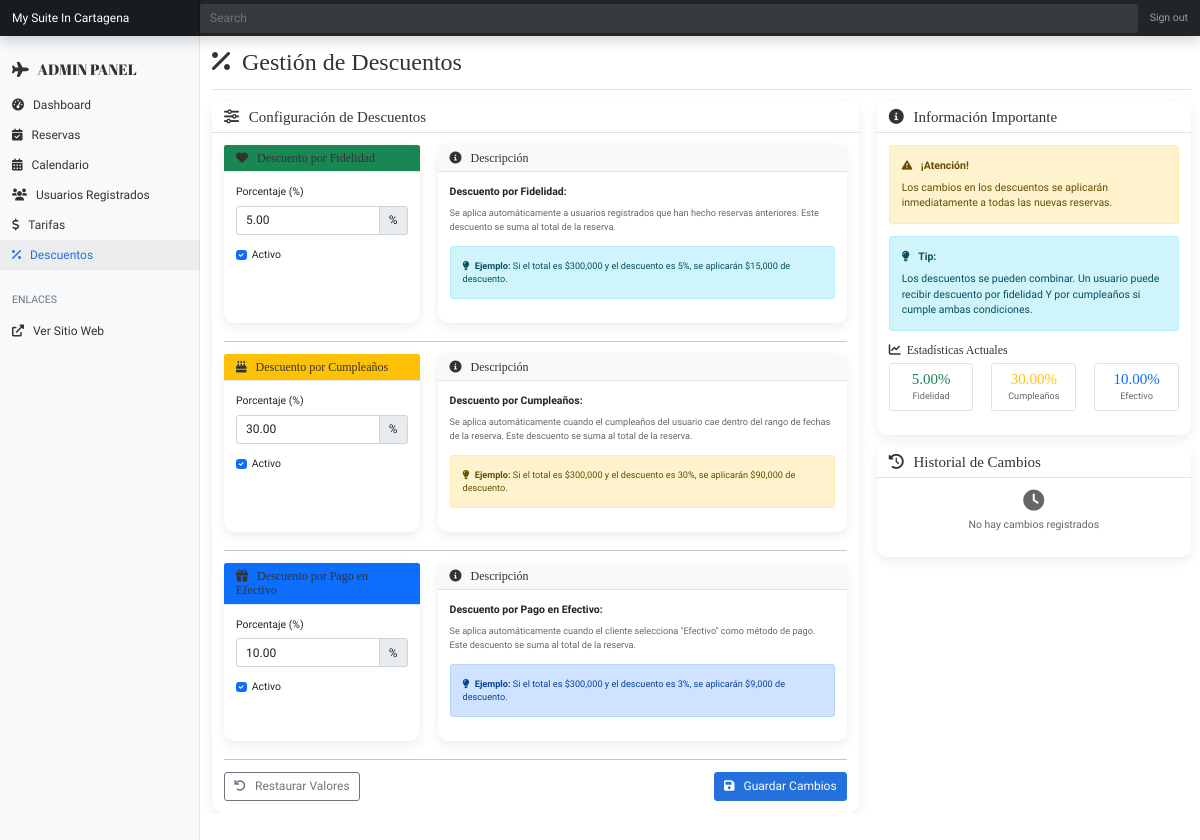
Page /app/views/admin/descuentos.php (signed in) on the committed database.
### tables this page shows
CREATE TABLE descuentos_config (
  id_config INT AUTO_INCREMENT PRIMARY KEY,
  tipo_descuento ENUM('fidelidad','cumpleanos','vendedor','promocional') NOT NULL UNIQUE,
  porcentaje DECIMAL(5,2) NOT NULL,
  activo BOOLEAN DEFAULT TRUE,
  creado_en TIMESTAMP DEFAULT CURRENT_TIMESTAMP,
  actualizado_en TIMESTAMP DEFAULT CURRENT_TIMESTAMP ON UPDATE CURRENT_TIMESTAMP
);

### app/views/admin/descuentos.php (the view, shortened to what the rows shown need)
<?php
$database = new Database();
$pdo = $database->getConnection();
$descuentos = [];
if ($pdo) {
    $stmt = $pdo->query("SELECT * FROM descuentos_config WHERE tipo_descuento != 'vendedor' ORDER BY tipo_descuento");
    $descuentos = $stmt->fetchAll(PDO::FETCH_ASSOC);
}
?>
<!DOCTYPE html>
<html lang="es">
<head>
    <link href="https://cdn.jsdelivr.net/npm/bootstrap@5.1.3/dist/css/bootstrap.min.css" rel="stylesheet">
    <link href="https://cdnjs.cloudflare.com/ajax/libs/font-awesome/6.0.0/css/all.min.css" rel="stylesheet">
</head>
<body>
    <div class="container-fluid">
        <div class="row">
            <main class="col-md-9 ms-sm-auto col-lg-10 px-md-4 main-content">
                <div class="d-flex justify-content-between flex-wrap flex-md-nowrap align-items-center pt-3 pb-2 mb-3 border-bottom">
                    <h1 class="h2">
                        <i class="fas fa-percentage me-2"></i>
                        Gestión de Descuentos
                    </h1>
                </div>
                <div class="row">
                    <div class="col-lg-8">
                        <div class="card">
                            <div class="card-body">
                                <form id="descuentosForm">
                                    <?php foreach ($descuentos as $descuento):
                                    ?>
                                        <div class="row mb-4">
                                            <div class="col-md-4">
                                                <div class="card h-100">
                                                    <div class="card-header bg-<?php echo $descuento['tipo_descuento'] === 'fidelidad' ? 'success' : ($descuento['tipo_descuento'] === 'cumpleanos' ? 'warning' : 'primary'); ?> text-white">
                                                        <h6 class="mb-0">
                                                            <i class="fas fa-<?php echo $descuento['tipo_descuento'] === 'fidelidad' ? 'heart' : ($descuento['tipo_descuento'] === 'cumpleanos' ? 'birthday-cake' : 'gift'); ?> me-2"></i>
                                                            <?php
                                                            $nombres = [
                                                                'fidelidad' => 'Descuento por Fidelidad',
                                                                'cumpleanos' => 'Descuento por Cumpleaños',
                                                                'promocional' => 'Descuento por Pago en Efectivo'
                                                            ];
                                                            $tipo = isset($descuento['tipo_descuento']) ? $descuento['tipo_descuento'] : 'promocional';
                                                            echo isset($nombres[$tipo]) ? $nombres[$tipo] : 'Descuento';
                                                            ?>
                                                        </h6>
                                                    </div>
                                                    <div class="card-body">
                                                        <div class="mb-3">
                                                            <label for="<?php echo $descuento['tipo_descuento']; ?>_porcentaje" class="form-label">Porcentaje (%)</label>
                                                            <div class="input-group">
                                                                <input type="number"
                                                                       class="form-control"
                                                                       id="<?php echo $descuento['tipo_descuento']; ?>_porcentaje"
                                                                       name="<?php echo $descuento['tipo_descuento']; ?>_porcentaje"
                                                                       value="<?php echo $descuento['porcentaje']; ?>"
                                                                       min="0"
                                                                       max="100"
                                                                       step="0.01">
                                                                <span class="input-group-text">%</span>
                                                            </div>
                                                        </div>
                                                        <div class="form-check">
                                                            <input class="form-check-input"
                                                                   type="checkbox"
                                                                   id="<?php echo $descuento['tipo_descuento']; ?>_activo"
                                                                   name="<?php echo $descuento['tipo_descuento']; ?>_activo"
                                                                   <?php echo $descuento['activo'] ? 'checked' : ''; ?>>
                                                            <label class="form-check-label" for="<?php echo $descuento['tipo_descuento']; ?>_activo">
                                                                Activo
                                                            </label>
                                                        </div>
                                                    </div>
                                                </div>
                                            </div>
                                            <div class="col-md-8">
                                                <div class="card h-100">
                                                    <div class="card-header bg-light">
                                                        <h6 class="mb-0">
                                                            <i class="fas fa-info-circle me-2"></i>
                                                            Descripción
                                                        </h6>
                                                    </div>
                                                    <div class="card-body">
                                                        <?php if ($descuento['tipo_descuento'] === 'fidelidad'): ?>
                                                            <p class="mb-2"><strong>Descuento por Fidelidad:</strong></p>
                                                            <p class="text-muted small">Se aplica automáticamente a usuarios registrados que han hecho reservas anteriores. Este descuento se suma al total de la reserva.</p>
                                                            <div class="alert alert-info small">
                                                                <i class="fas fa-lightbulb me-1"></i>
                                                                <strong>Ejemplo:</strong> Si el total es $300,000 y el descuento es 5%, se aplicarán $15,000 de descuento.
                                                            </div>
                                                        <?php elseif ($descuento['tipo_descuento'] === 'cumpleanos'): ?>
                                                            <p class="mb-2"><strong>Descuento por Cumpleaños:</strong></p>
                                                            <p class="text-muted small">Se aplica automáticamente cuando el cumpleaños del usuario cae dentro del rango de fechas de la reserva. Este descuento se suma al total de la reserva.</p>
                                                            <div class="alert alert-warning small">
                                                                <i class="fas fa-lightbulb me-1"></i>
                                                                <strong>Ejemplo:</strong> Si el total es $300,000 y el descuento es 30%, se aplicarán $90,000 de descuento.
                                                            </div>
                                                        <?php else: ?>
                                                            <p class="mb-2"><strong>Descuento por Pago en Efectivo:</strong></p>
                                                            <p class="text-muted small">Se aplica automáticamente cuando el cliente selecciona "Efectivo" como método de pago. Este descuento se suma al total de la reserva.</p>
                                                            <div class="alert alert-primary small">
                                                                <i class="fas fa-lightbulb me-1"></i>
                                                                <strong>Ejemplo:</strong> Si el total es $300,000 y el descuento es 3%, se aplicarán $9,000 de descuento.
                                                            </div>
                                                        <?php endif; ?>
                                                    </div>
                                                </div>
                                            </div>
                                        </div>
                                    <?php endforeach; ?>
                                </form>
                            </div>
                        </div>
                    </div>
                    <div class="col-lg-4">
                        <div class="card">
                            <div class="card-body">
                                <div class="mb-3">
                                    <div class="row text-center">
                                        <?php
                                        $fidelidad = null;
                                        $cumpleanos = null;
                                        $promocional = null;
                                        foreach ($descuentos as $desc) {
                                            if ($desc['tipo_descuento'] === 'fidelidad') {
                                                $fidelidad = $desc;
                                            } elseif ($desc['tipo_descuento'] === 'cumpleanos') {
                                                $cumpleanos = $desc;
                                            } elseif ($desc['tipo_descuento'] === 'promocional') {
                                                $promocional = $desc;
                                            }
                                        }
                                        ?>
                                        <div class="col-4">
                                            <div class="border rounded p-2">
                                                <h5 class="text-success mb-0"><?php echo $fidelidad ? $fidelidad['porcentaje'] : '0'; ?>%</h5>
                                                <small class="text-muted">Fidelidad</small>
                                            </div>
                                        </div>
                                        <div class="col-4">
                                            <div class="border rounded p-2">
                                                <h5 class="text-warning mb-0"><?php echo $cumpleanos ? $cumpleanos['porcentaje'] : '0'; ?>%</h5>
                                                <small class="text-muted">Cumpleaños</small>
                                            </div>
                                        </div>
                                        <div class="col-4">
                                            <div class="border rounded p-2">
                                                <h5 class="text-primary mb-0"><?php echo $promocional ? $promocional['porcentaje'] : '0'; ?>%</h5>
                                                <small class="text-muted">Efectivo</small>
                                            </div>
                                        </div>
                                    </div>
                                </div>
                            </div>
                        </div>
                    </div>
                </div>
            </main>
        </div>
    </div>
</body>
</html>

### rows in the picture
descuentos_config: tipo_descuento "Descuento por Fidelidad", fidelidad_porcentaje "5.00", activo "☑", shows "Descuento por Fidelidad:", porcentaje "5.00"
descuentos_config: tipo_descuento "Descuento por Cumpleaños", cumpleanos_porcentaje "30.00", activo "☑", shows "Descuento por Cumpleaños:", porcentaje "30.00"
descuentos_config: tipo_descuento "Descuento por Pago en Efectivo", promocional_porcentaje "10.00", activo "☑", shows "Descuento por Pago en Efectivo:", porcentaje "10.00"
